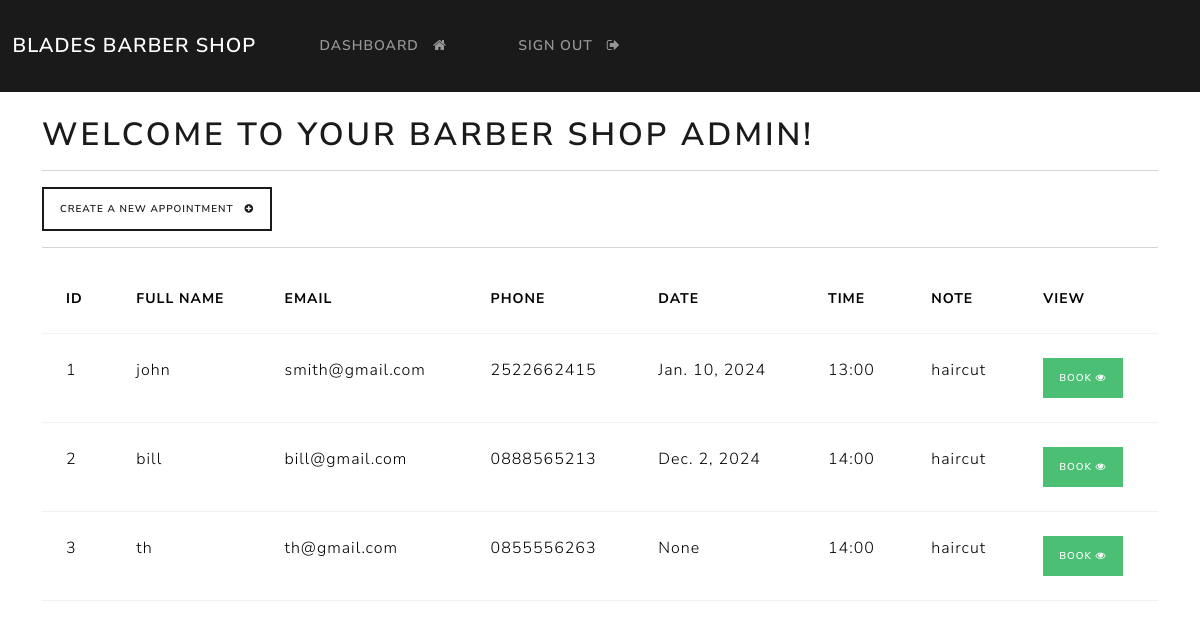
/dashboard (signed in), run on an earlier commit of the app's database.
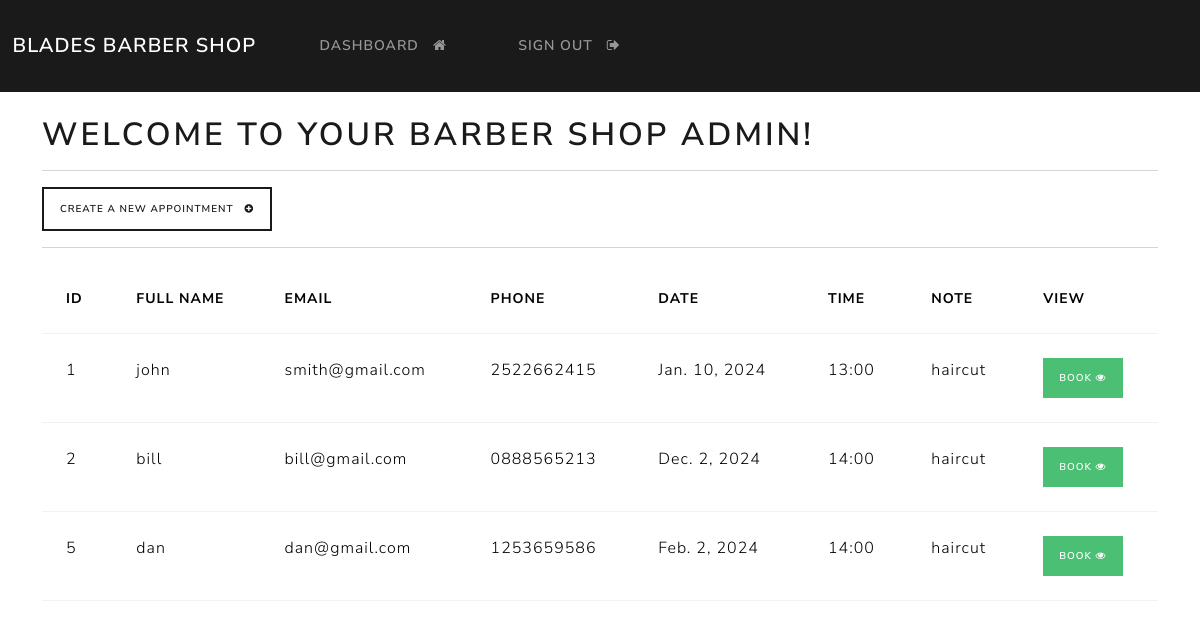
And on a later commit of the database.
### app/models.py (models this page shows, shortened)
class Record(models.Model):
    fname = models.CharField(max_length=100)
    email = models.CharField(max_length=255)
    phone = models.CharField(max_length=20)
    date = models.DateField(blank=True,null=True)
    time = models.CharField(max_length=10,blank=True,null=True)
    note = models.CharField(max_length=100,blank=True,null=True)

### app/views.py (the view)
# urls.py: path('dashboard', views.dashboard, name="dashboard"),
@login_required(login_url='login')
def dashboard(request):
    my_records = Record.objects.all()
    context = {'records': my_records}
    return render(request, 'account/dashboard.html', context=context)

### templates/account/dashboard.html
{% extends 'account/base.html' %}
{% block content %}
    <h1>Welcome to your Barber Shop {{user}}!</h1>
    <hr>
    <a class="btn btn-outline-primary btn-sm" href="{% url 'create-record' %}">
        Create a new appointment &nbsp; <i class="fa fa-plus-circle" aria-hidden="true"></i>
    </a>
    <hr>
    <table class="table table-hover">
        <thead>
            <tr>
                <th scope="col"> ID </th>
                <th scope="col"> Full name </th>
                <th scope="col"> Email </th>
                <th scope="col"> Phone </th>
                <th scope="col"> Date </th>
                <th scope="col"> Time </th>
                <th scope="col"> Note </th>
                <th scope="col"> View </th>
            </tr>
        </thead>
        <tbody>
    {% if records %}
        {% for record in records %}
        <tr>
            <td> {{record.id}}</td>
            <td> {{record.fname}}</td>
            <td> {{record.email}}</td>
            <td> {{record.phone}}</td>
            <td> {{record.date}}</td>
            <td> {{record.time}}</td>
            <td> {{record.note}}</td>
            <td> <a class="btn btn-success btn-sm" href="{% url 'record' record.id %}">BOOK <i class="fa fa-eye" aria-hidden="true"></i> </a> </td>
        </tr>
        {% endfor %}
    {% endif %}
        </tbody>
        </table>
{% endblock %}

What changed in the data, as far as the page shows it:
removed Record: id "3", fname "th", email "th@gmail.com", phone "0855556263", date "None", time "14:00", note "haircut"
added Record: id "5", fname "dan", email "dan@gmail.com", phone "1253659586", date "Feb. 2, 2024", time "14:00", note "haircut"
